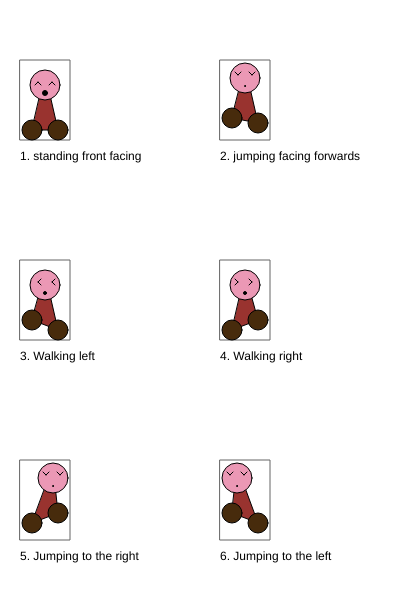
Frame 1 (no input)
Frame 60 (no input): identical to frame 1, image omitted
Frame 120 (the mouse pressed at the canvas centre since frame 60): identical to frame 1, image omitted

The p5.js sketch that drew this single still picture (run headless with seeded random() and noise() and a simulated clock; from frame 60 on, the mouse is pressed at the canvas centre):

// p5.js sketch
// ── sketch.js
/*

The Game Project

2 - Game character

Use p5 drawing functions such as rect, ellipse, line, triangle and
point to draw the different states of your game character.

Write the code so that your character appears inside the box for each
state.

IMPORTANT: For each box the variables gameChar_x & gameChar_y are set to the bottom
center of the box. You must combine these variables with arithmetic to
determine the position of each shape that you draw. This will later allow
you to adjust the position of your game character.

Each state is worth two marks:

//standing front facing = 2
//jumping facing forwards = 2
//walking left = 2
//walking right = 2
//jumping left and jumping right = 2

0 marks = not a reasonable attempt
1 mark = attempted but it lacks detail and you didn't use gameChar_x and gameChar_y correctly
2 marks = you've used a selction of shape functions and made consistent use of gameChar_x and gameChar_y

WARNING: Do not get too carried away. If you're character takes more than 5 lines
of code to draw then you've probably over done it.

** Only submit your sketch.js **

*/

var gameChar_x = 0;
var gameChar_y = 0;

function setup()
{
	createCanvas(400, 600);
}

function draw()
{
	background(255);

	//Standing, facing frontwards

	stroke(100);
	noFill();
	rect(20, 60, 50, 80);
	noStroke();
	fill(0);
	text("1. standing front facing", 20, 160);

	gameChar_x = 45;
	gameChar_y = 137;
	//Add your code here ...

	//begin character drawing

	//body
	stroke(0);
	fill(153, 51, 47);
	triangle(gameChar_x - 13, gameChar_y - 7, gameChar_x + 13, gameChar_y - 7, gameChar_x, gameChar_y - 64);

	//feet
	fill(71, 43, 12);
	ellipse(gameChar_x - 13, gameChar_y - 7, 20); //left
	ellipse(gameChar_x + 13, gameChar_y - 7, 20); //right

	//head
	fill(235, 152, 181);
	ellipse(gameChar_x, gameChar_y - 52, 30);

	//mouth
	fill(0);
	ellipse(gameChar_x, gameChar_y - 44, 5);

	//left eye
	line(gameChar_x - 10, gameChar_y - 52, gameChar_x - 7, gameChar_y - 55);
	line(gameChar_x - 4, gameChar_y - 52, gameChar_x - 7, gameChar_y - 55);

	//right eye
	line(gameChar_x + 10, gameChar_y - 52, gameChar_x + 7, gameChar_y - 55);
	line(gameChar_x + 4, gameChar_y - 52, gameChar_x + 7, gameChar_y - 55);

	//end character drawing

	//Jumping facing forwards
	stroke(100);
	noFill();
	rect(220, 60, 50, 80);
	noStroke();
	fill(0);
	text("2. jumping facing forwards", 220, 160);

	gameChar_x = 245;
	gameChar_y = 137;
	//Add your code here ...

	//begin character drawing

	gameChar_y -=7;

	//body
	stroke(0);
	fill(153, 51, 47);
	triangle(gameChar_x - 13, gameChar_y - 7 - 5, gameChar_x + 13, gameChar_y - 7, gameChar_x, gameChar_y - 64);

	//feet	
	fill(71, 43, 12);
	ellipse(gameChar_x - 13, gameChar_y - 7 - 5, 20); //left
	ellipse(gameChar_x + 13, gameChar_y - 7, 20); //right

	//head
	fill(235, 152, 181);
	ellipse(gameChar_x, gameChar_y - 52, 30);

	//mouth
	fill(0);
	ellipse(gameChar_x, gameChar_y - 44, 5 - 4);

	//left eye
	line(gameChar_x - 10, gameChar_y - 6 - 52, gameChar_x - 7, gameChar_y - 55);
	line(gameChar_x - 4, gameChar_y - 6 - 52, gameChar_x - 7, gameChar_y - 55);

	//right eye
	line(gameChar_x + 10, gameChar_y - 6 - 52, gameChar_x + 7, gameChar_y - 55);
	line(gameChar_x + 4, gameChar_y - 6 - 52, gameChar_x + 7, gameChar_y - 55);

	//end character drawing

	//Walking, turned left
	stroke(100);
	noFill();
	rect(20, 260, 50, 80);
	noStroke();
	fill(0);
	text("3. Walking left", 20, 360);

	gameChar_x = 45;
	gameChar_y = 337;
	//Add your code here ...

	//begin character drawing

	//body
	stroke(0);
	fill(153, 51, 47);
	triangle(gameChar_x - 13, gameChar_y - 7 - 10, gameChar_x + 13, gameChar_y - 7, gameChar_x, gameChar_y - 64);

	//feet
	fill(71, 43, 12);
	ellipse(gameChar_x - 13, gameChar_y - 7 - 10, 20); //left
	ellipse(gameChar_x + 13, gameChar_y - 7, 20); //right

	//head
	fill(235, 152, 181);
	ellipse(gameChar_x, gameChar_y - 52, 30);

	//mouth
	fill(0);
	ellipse(gameChar_x, gameChar_y - 44, 5 - 2);

	//left eye
	line(gameChar_x - 10 + 6, gameChar_y - 52 - 6, gameChar_x - 7, gameChar_y - 55);
	line(gameChar_x - 4, gameChar_y - 52, gameChar_x - 7, gameChar_y - 55);

	//right eye
	line(gameChar_x + 10, gameChar_y - 52, gameChar_x + 7, gameChar_y - 55);
	line(gameChar_x + 4 + 6, gameChar_y - 52 - 6, gameChar_x + 7, gameChar_y - 55);

	//end character drawing

	//Walking, turned right
	stroke(100);
	noFill();
	rect(220, 260, 50, 80);
	noStroke();
	fill(0);
	text("4. Walking right", 220, 360);

	gameChar_x = 245;
	gameChar_y = 337;
	//Add your code here ...

	//begin character drawing

	//body
	stroke(0);
	fill(153, 51, 47);
	triangle(gameChar_x - 13, gameChar_y - 7, gameChar_x + 13, gameChar_y - 7 - 10, gameChar_x, gameChar_y - 64);

	//feet
	fill(71, 43, 12);
	ellipse(gameChar_x - 13, gameChar_y - 7, 20); //left
	ellipse(gameChar_x + 13, gameChar_y - 7 - 10, 20); //right

	//head
	fill(235, 152, 181);
	ellipse(gameChar_x, gameChar_y - 52, 30);

	//mouth
	fill(0);
	ellipse(gameChar_x, gameChar_y - 44, 5 - 2);

	//left eye
	line(gameChar_x - 10, gameChar_y - 52, gameChar_x - 7, gameChar_y - 55);
	line(gameChar_x - 4 - 6, gameChar_y - 52 - 6, gameChar_x - 7, gameChar_y - 55);

	//right eye
	line(gameChar_x + 10 - 6, gameChar_y - 52 - 6, gameChar_x + 7, gameChar_y - 55);
	line(gameChar_x + 4, gameChar_y - 52, gameChar_x + 7, gameChar_y - 55);

	//end character drawing

	//Jumping right
	stroke(100);
	noFill();
	rect(20, 460, 50, 80);
	noStroke();
	fill(0);
	text("5. Jumping to the right", 20, 560);

	gameChar_x = 45;
	gameChar_y = 537;
	//Add your code here ...

	//begin character drawing

	gameChar_y -= 7;
	//body
	stroke(0);
	fill(153, 51, 47);
	triangle(gameChar_x - 13, gameChar_y - 7, gameChar_x + 13, gameChar_y - 7 - 10, gameChar_x + 8, gameChar_y - 64);

	//feet
	fill(71, 43, 12);
	ellipse(gameChar_x - 13, gameChar_y - 7, 20); //left
	ellipse(gameChar_x + 13, gameChar_y - 7 - 10, 20); //right

	//head
	gameChar_x += 8;
	fill(235, 152, 181);
	ellipse(gameChar_x, gameChar_y - 52, 30);

	//mouth
	fill(0);
	ellipse(gameChar_x, gameChar_y - 44, 5 - 4);

	//left eye
	line(gameChar_x - 10 + 6, gameChar_y - 52 - 6, gameChar_x - 7, gameChar_y - 55);
	line(gameChar_x - 4 - 6, gameChar_y - 52 - 6, gameChar_x - 7, gameChar_y - 55);

	//right eye
	line(gameChar_x + 10 - 6, gameChar_y - 52 - 6, gameChar_x + 7, gameChar_y - 55);
	line(gameChar_x + 4 + 6, gameChar_y - 52 - 6, gameChar_x + 7, gameChar_y - 55);

	//end character drawing

	//Jumping to the left
	stroke(100);
	noFill();
	rect(220, 460, 50, 80);
	noStroke();
	fill(0);
	text("6. Jumping to the left", 220, 560);

	gameChar_x = 245;
	gameChar_y = 537;
	//Add your code here ...

	//begin character drawing

	//body
	gameChar_y -=7;
	stroke(0);
	fill(153, 51, 47);
	triangle(gameChar_x - 13, gameChar_y - 7 - 10, gameChar_x + 13, gameChar_y - 7, gameChar_x - 8, gameChar_y - 64);

	//feet
	fill(71, 43, 12);
	ellipse(gameChar_x - 13, gameChar_y - 7 - 10, 20); //left
	ellipse(gameChar_x + 13, gameChar_y - 7, 20); //right

	//head
	gameChar_x -=8;
	fill(235, 152, 181);
	ellipse(gameChar_x, gameChar_y - 52, 30);

	//mouth
	fill(0);
	ellipse(gameChar_x, gameChar_y - 44, 5 - 4);

	//left eye
	line(gameChar_x - 10 + 6, gameChar_y - 52 - 6, gameChar_x - 7, gameChar_y - 55);
	line(gameChar_x - 4 - 6, gameChar_y - 52 - 6, gameChar_x - 7, gameChar_y - 55);

	//right eye
	line(gameChar_x + 10 - 6, gameChar_y - 52 - 6, gameChar_x + 7, gameChar_y - 55);
	line(gameChar_x + 4 + 6, gameChar_y - 52 - 6, gameChar_x + 7, gameChar_y - 55);

	//end character drawing

}
